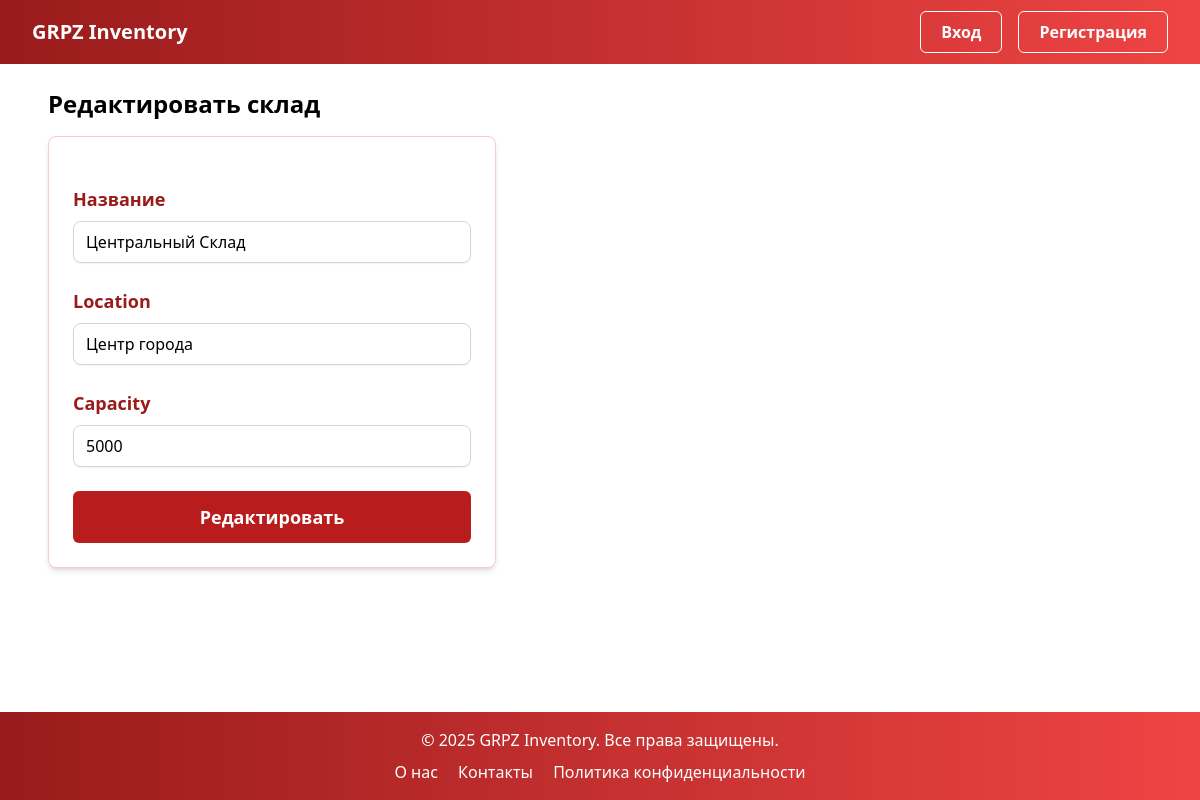
Page /warehouses/edit/1/ on the committed database.
### warehouses/models.py (models this page shows, shortened)
class Warehouse(models.Model):
    name = models.CharField(max_length=255, verbose_name='Название')
    address = models.TextField(verbose_name='Адрес')
    responsible = models.ForeignKey('users.User', on_delete=models.SET_NULL, null=True, verbose_name='Ответственный')
    location = models.CharField(max_length=200, blank=True)  # Добавлено поле местоположения
    capacity = models.PositiveIntegerField(default=0)       # Добавлено поле вместимости
    class Meta:
        verbose_name = 'Склад'
        verbose_name_plural = 'Склады'

### warehouses/views.py (the view)
# urls.py: path('edit/<int:pk>/', views.warehouse_edit, name='warehouse_edit'),
def warehouse_edit(request, pk):
    warehouse = get_object_or_404(Warehouse, pk=pk)
    if request.method == 'POST':
        form = WarehouseForm(request.POST, instance=warehouse)
        if form.is_valid():
            form.save()
            messages.success(request, 'Склад успешно обновлён!')
            return redirect('warehouses:warehouse_list')
        else:
            messages.error(request, 'Ошибка при обновлении склада. Проверьте данные.')
    else:
        form = WarehouseForm(instance=warehouse)
    return render(request, 'warehouses/warehouse_form.html', {'form': form, 'action': 'Редактировать'})

### warehouses/forms.py
class WarehouseForm(forms.ModelForm):
    class Meta:
        model = Warehouse
        fields = ['name', 'location', 'capacity']
        widgets = {
            'name': forms.TextInput(attrs={'class': 'block w-full rounded-[0.5rem] border-gray-300 shadow-sm focus:border-[#dc2626] focus:ring-[#dc2626]'}),
            'location': forms.TextInput(attrs={'class': 'block w-full rounded-[0.5rem] border-gray-300 shadow-sm focus:border-[#dc2626] focus:ring-[#dc2626]'}),
            'capacity': forms.NumberInput(attrs={'class': 'block w-full rounded-[0.5rem] border-gray-300 shadow-sm focus:border-[#dc2626] focus:ring-[#dc2626]'}),
        }

### warehouses/templates/warehouses/warehouse_form.html (shortened to what this page needs)
﻿{% extends 'base.html' %}
{% block content %}
<section>
    <h2 class="mb-4 text-2xl font-semibold text-black">{{ action }} склад</h2>
    <form method="post" class="max-w-md space-y-6 rounded-lg border border-red-200 bg-white p-6 shadow-md">
        {% for field in form %}
        <div>
            <label for="{{ field.id_for_label }}" class="mb-2 block text-lg font-semibold text-red-800">{{ field.label }}</label>
            {{ field }}
        </div>
        {% endfor %}
        <button type="submit" class="w-full rounded-md bg-red-700 py-3 text-lg font-bold text-white transition hover:bg-red-800">{{ action }}</button>
    </form>
</section>
{% endblock %}

### templates/base.html (style rules this page uses)
html, body { margin: 0; padding: 0; height: 100%; }
body { display: flex; flex-direction: column; min-height: 100vh; }

### rows in the picture
Warehouse: form "Центральный Склад" "Центр города" "5000"

### other values in the picture
{{ action }} "Редактировать"
{{ field.label }} "Название" "Location" "Capacity"
